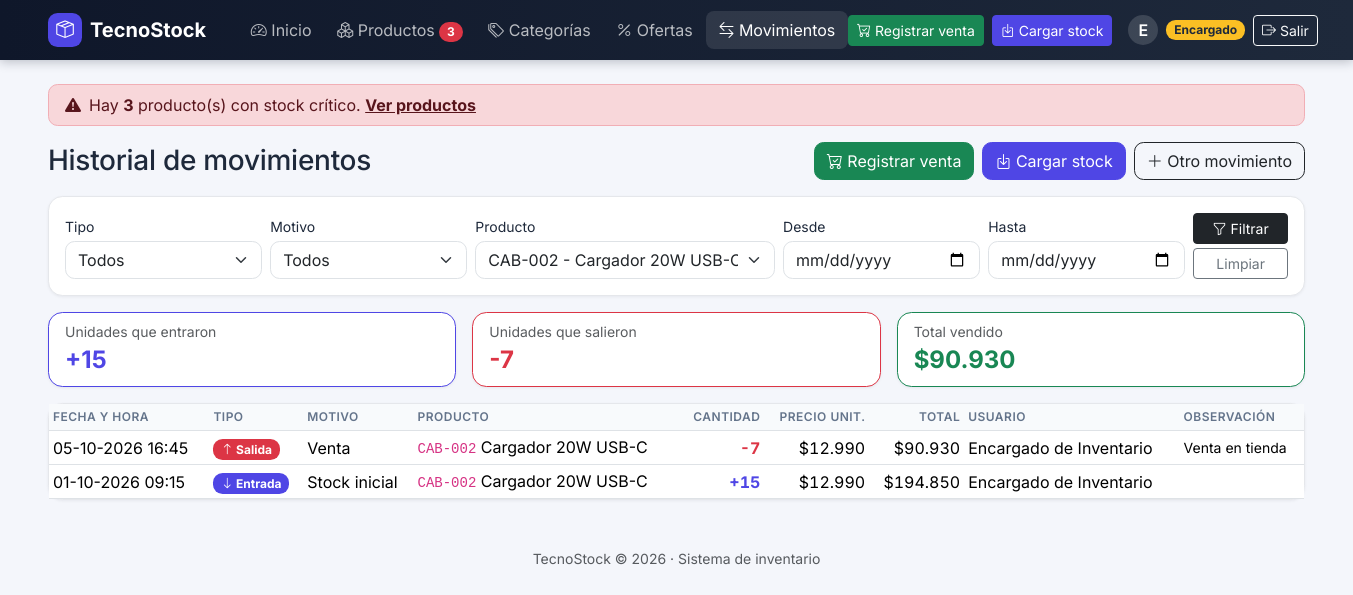
The app's page /movimientos/index.php?id_producto=4 (signed in), older data.
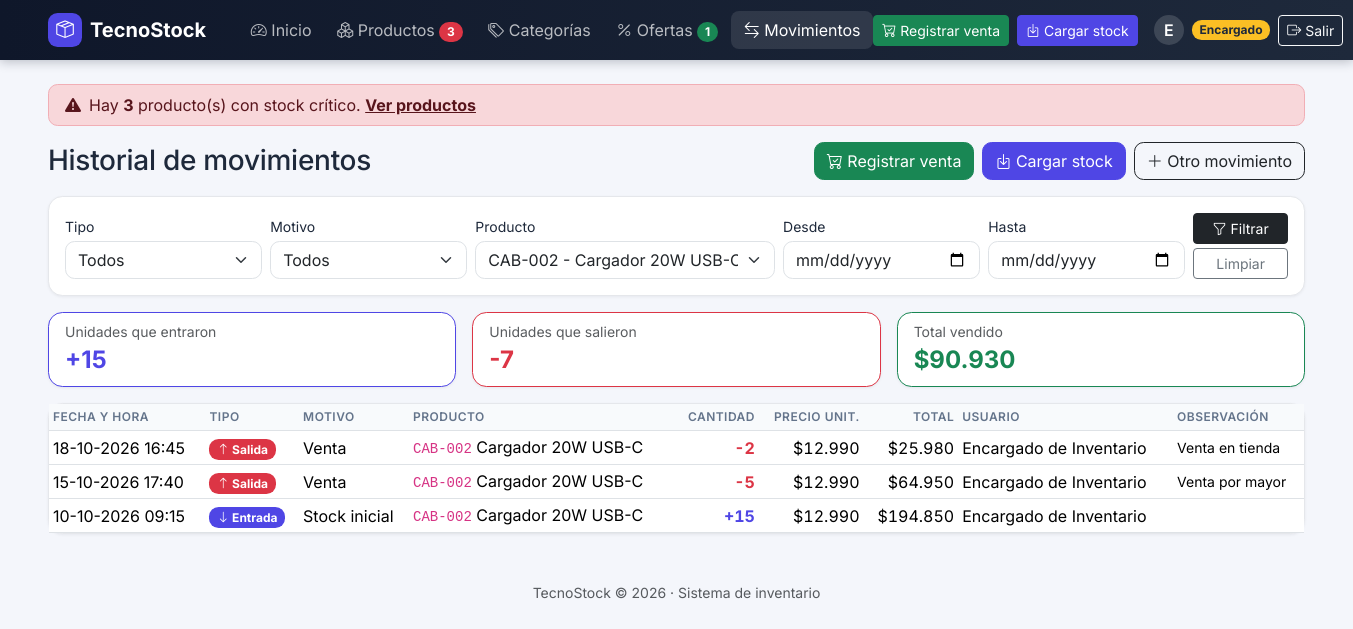
The same page, newer data.
### tables this page shows
CREATE TABLE movimiento (
    id_movimiento   INT          NOT NULL AUTO_INCREMENT,
    fecha_hora      DATETIME     NOT NULL DEFAULT CURRENT_TIMESTAMP,
    tipo            ENUM('ENTRADA', 'SALIDA') NOT NULL,
    motivo          VARCHAR(30)  NOT NULL,
    cantidad        INT          NOT NULL,
    precio_unitario INT          NOT NULL DEFAULT 0,
    observacion     VARCHAR(255) NULL,
    id_producto     INT          NOT NULL,
    id_usuario      INT          NOT NULL,
    id_oferta       INT          NULL,

    PRIMARY KEY (id_movimiento),
    CONSTRAINT chk_movimiento_cantidad CHECK (cantidad > 0),
    CONSTRAINT chk_movimiento_precio   CHECK (precio_unitario >= 0),
    CONSTRAINT chk_movimiento_motivo CHECK (
        (tipo = 'ENTRADA' AND motivo IN ('Stock inicial', 'Compra a proveedor', 'Devolución de cliente', 'Ajuste de inventario'))
        OR
        (tipo = 'SALIDA'  AND motivo IN ('Venta', 'Producto dañado', 'Devolución a proveedor', 'Ajuste de inventario'))
    ),
    CONSTRAINT fk_movimiento_producto
        FOREIGN KEY (id_producto) REFERENCES producto (id_producto)
        ON UPDATE CASCADE ON DELETE RESTRICT,
    CONSTRAINT fk_movimiento_usuario
        FOREIGN KEY (id_usuario) REFERENCES usuario (id_usuario)
        ON UPDATE CASCADE ON DELETE RESTRICT,
    CONSTRAINT fk_movimiento_oferta
        FOREIGN KEY (id_oferta) REFERENCES oferta (id_oferta)
        ON UPDATE CASCADE ON DELETE RESTRICT
);

CREATE TABLE producto (
    id_producto  INT          NOT NULL AUTO_INCREMENT,
    codigo       VARCHAR(20)  NOT NULL,
    nombre       VARCHAR(100) NOT NULL,
    descripcion  VARCHAR(255) NULL,
    precio       INT          NOT NULL,
    stock_actual INT          NOT NULL DEFAULT 0,
    stock_minimo INT          NOT NULL DEFAULT 0,
    estado       TINYINT(1)   NOT NULL DEFAULT 1,
    id_categoria INT          NOT NULL,

    PRIMARY KEY (id_producto),
    CONSTRAINT uq_producto_codigo  UNIQUE (codigo),
    CONSTRAINT chk_producto_precio CHECK (precio >= 0),
    CONSTRAINT chk_producto_stock  CHECK (stock_actual >= 0),
    CONSTRAINT chk_producto_minimo CHECK (stock_minimo >= 0),
    CONSTRAINT chk_producto_estado CHECK (estado IN (0, 1)),
    CONSTRAINT fk_producto_categoria
        FOREIGN KEY (id_categoria) REFERENCES categoria (id_categoria)
        ON UPDATE CASCADE ON DELETE RESTRICT
);

CREATE TABLE usuario (
    id_usuario  INT          NOT NULL AUTO_INCREMENT,
    nombre      VARCHAR(100) NOT NULL,
    correo      VARCHAR(120) NOT NULL,
    clave       VARCHAR(255) NOT NULL,
    rol         ENUM('ENCARGADO', 'VENDEDOR') NOT NULL DEFAULT 'VENDEDOR',
    estado      TINYINT(1)   NOT NULL DEFAULT 1,

    PRIMARY KEY (id_usuario),
    CONSTRAINT uq_usuario_correo  UNIQUE (correo),
    CONSTRAINT chk_usuario_estado CHECK (estado IN (0, 1))
);

### includes/funciones.php (called while the page is built, shortened)
<?php
function e($texto): string
{
    return htmlspecialchars((string) $texto, ENT_QUOTES, 'UTF-8');
}
function formato_precio($valor): string
{
    return '$' . number_format((int) $valor, 0, ',', '.');
}
function formato_fecha(string $fecha): string
{
    return date('d-m-Y H:i', strtotime($fecha));
}

### movimientos/index.php (the view, shortened to what the changed rows need)
<?php
require_once __DIR__ . '/../includes/sesion.php';
$idProducto = entero($_GET['id_producto'] ?? null, 1);
$condiciones = [];
$parametros  = [];
if ($idProducto !== null) {
    $condiciones[] = 'm.id_producto = ?';
    $parametros[]  = $idProducto;
}
$where = $condiciones ? ' WHERE ' . implode(' AND ', $condiciones) : '';
$stmt = $pdo->prepare(
    'SELECT m.id_movimiento, m.fecha_hora, m.tipo, m.motivo, m.cantidad, m.precio_unitario, m.id_oferta,
            m.observacion, p.codigo, p.nombre AS producto, u.nombre AS usuario
     FROM movimiento m
     JOIN producto p ON p.id_producto = m.id_producto
     JOIN usuario  u ON u.id_usuario  = m.id_usuario' . $where . '
     ORDER BY m.fecha_hora DESC, m.id_movimiento DESC
     LIMIT 300'
);
$stmt->execute($parametros);
$movimientos = $stmt->fetchAll();
require __DIR__ . '/../includes/header.php';
?>
<div class="d-flex flex-wrap justify-content-between align-items-center gap-2 mb-3">
    <h1 class="h3 mb-0">Historial de movimientos</h1>
</div>
<div class="card">
    <div class="table-responsive">
        <table class="table table-hover table-sm align-middle mb-0">
            <thead>
                <tr>
                    <th>Fecha y hora</th>
                    <th>Tipo</th>
                    <th>Motivo</th>
                    <th>Producto</th>
                    <th class="num">Cantidad</th>
                    <th class="num">Precio unit.</th>
                    <th class="num">Total</th>
                    <th>Usuario</th>
                    <th>Observación</th>
                </tr>
            </thead>
            <tbody>
            <?php foreach ($movimientos as $m): ?>
                <tr>
                    <td class="text-nowrap"><?= e(formato_fecha($m['fecha_hora'])) ?></td>
                    <td>
                        <?php if ($m['tipo'] === 'ENTRADA'): ?>
                            <span class="badge bg-primary"><i class="bi bi-arrow-down"></i> Entrada</span>
                        <?php else: ?>
                            <span class="badge bg-danger"><i class="bi bi-arrow-up"></i> Salida</span>
                        <?php endif; ?>
                    </td>
                    <td>
                        <?= e($m['motivo']) ?>
                    </td>
                    <td><code><?= e($m['codigo']) ?></code> <?= e($m['producto']) ?></td>
                    <td class="num fw-bold <?= $m['tipo'] === 'ENTRADA' ? 'text-primary' : 'text-danger' ?>">
                        <?= $m['tipo'] === 'ENTRADA' ? '+' : '-' ?><?= (int) $m['cantidad'] ?>
                    </td>
                    <td class="num"><?= formato_precio($m['precio_unitario']) ?></td>
                    <td class="num"><?= formato_precio($m['cantidad'] * $m['precio_unitario']) ?></td>
                    <td><?= e($m['usuario']) ?></td>
                    <td class="small"><?= e($m['observacion']) ?></td>
                </tr>
            <?php endforeach; ?>
            </tbody>
        </table>
    </div>
</div>
<?php require __DIR__ . '/../includes/footer.php'; ?>

### includes/header.php (shortened to what the changed rows need)
<?php
$seccion = $seccion ?? '';
$ofertasActivas = (int) $pdo->query("SELECT COUNT(*) FROM oferta WHERE estado = 'ACTIVA'")->fetchColumn();
function activo(string $nombre, string $seccion): string
{
    return $nombre === $seccion ? ' active' : '';
}
?>
<!DOCTYPE html>
<html lang="es">
<head>
    <link href="https://cdn.jsdelivr.net/npm/bootstrap@5.3.3/dist/css/bootstrap.min.css" rel="stylesheet">
    <link href="https://cdn.jsdelivr.net/npm/bootstrap-icons@1.11.3/font/bootstrap-icons.min.css" rel="stylesheet">
    <link href="<?= BASE_URL ?>assets/css/estilos.css" rel="stylesheet">
</head>
<body class="app">
<nav class="navbar navbar-expand-xl navbar-dark navbar-app mb-4">
    <div class="container-fluid px-lg-5">
        <div class="collapse navbar-collapse" id="menu">
            <ul class="navbar-nav me-auto ms-xl-3">
                <li class="nav-item">
                    <a class="nav-link text-nowrap<?= activo('ofertas', $seccion) ?>" href="<?= BASE_URL ?>ofertas/index.php">
                        <i class="bi bi-percent"></i> Ofertas
                        <?php if ($ofertasActivas > 0): ?>
                            <span class="badge rounded-pill bg-success" title="Ofertas activas"><?= $ofertasActivas ?></span>
                        <?php endif; ?>
                    </a>
                </li>
            </ul>
        </div>
    </div>
</nav>
<main class="container-fluid px-lg-5 pb-4">

Row changes from the older to the newer data that the page shows:
no longer on this page (row edited): movimiento: fecha_hora "05-10-2026 16:45", tipo "SALIDA" (drawn), motivo "Venta", id_producto.codigo "CAB-002", id_producto.nombre "Cargador 20W USB-C", cantidad "7", precio_unitario "$12.990", formato_precio($m['cantidad'] * $m['precio_unitario']) "$90.930", id_usuario.nombre "Encargado de Inventario", observacion "Venta en tienda"
added movimiento: fecha_hora "18-10-2026 16:45", tipo "SALIDA" (drawn), motivo "Venta", id_producto.codigo "CAB-002", id_producto.nombre "Cargador 20W USB-C", cantidad "2", precio_unitario "$12.990", formato_precio($m['cantidad'] * $m['precio_unitario']) "$25.980", id_usuario.nombre "Encargado de Inventario", observacion "Venta en tienda"
now on this page (row edited): movimiento: fecha_hora "15-10-2026 17:40", tipo "SALIDA" (drawn), motivo "Venta", id_producto.codigo "CAB-002", id_producto.nombre "Cargador 20W USB-C", cantidad "5", precio_unitario "$12.990", formato_precio($m['cantidad'] * $m['precio_unitario']) "$64.950", id_usuario.nombre "Encargado de Inventario", observacion "Venta por mayor"
changed movimiento "Stock inicial": fecha_hora "01-10-2026 09:15" → "10-10-2026 09:15"
Text that changed along with them:
$ofertasActivas: (not shown) → "1"
